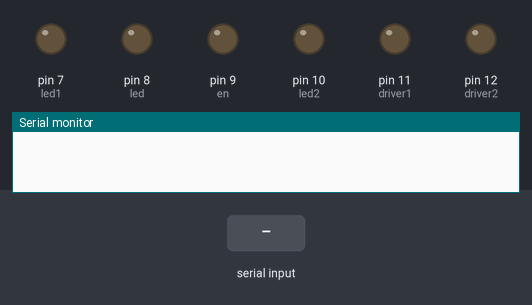
This sketch was run on a simulated Arduino Uno, built with avr-gcc and run on an emulated ATmega328P. On the bench: output pins drawn as LEDs (lit = HIGH), the last lines printed to the serial monitor. Inputs (shaded band) come from the test bench.

Above: at 1.2 s.
1.3 s: "1" received over Serial
At 2.3 s:
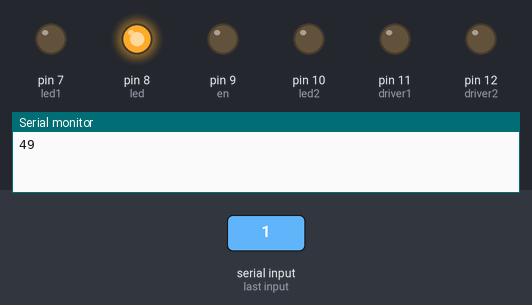
2.8 s: "2" received over Serial
At 3.5 s:
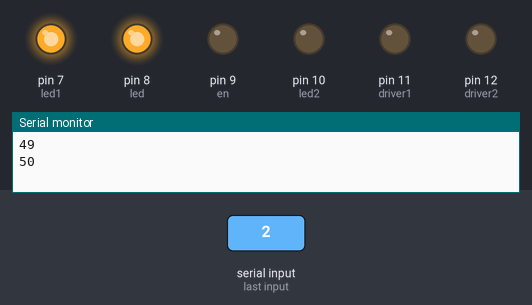
4.3 s: "0" received over Serial
At 4.6 s:
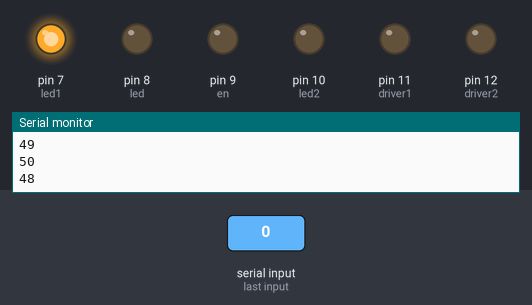
5.8 s: "4" received over Serial
At 6.9 s:
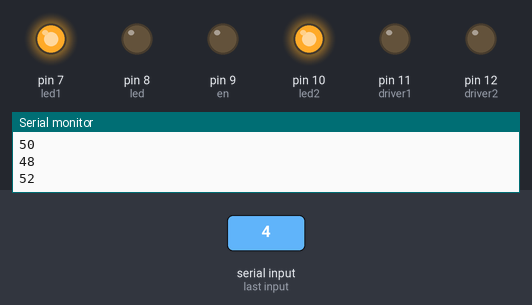
7.3 s: "3" received over Serial
At 8.1 s:
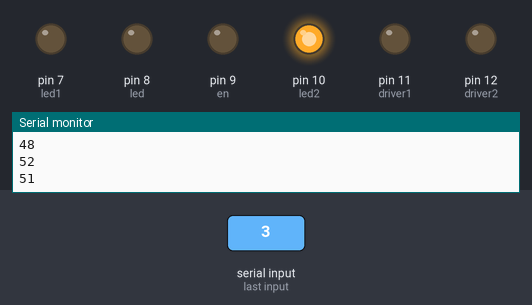
8.8 s: "6" received over Serial
At 9.2 s:
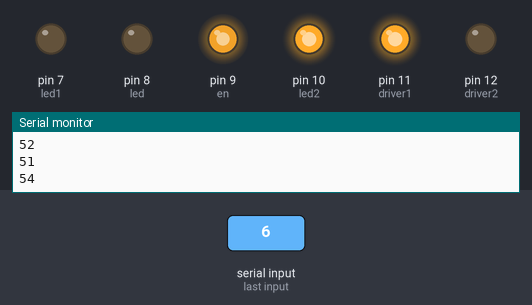
Timing chart, 0 to 11.3 s (numbered marks = the images above; inputs shaded):
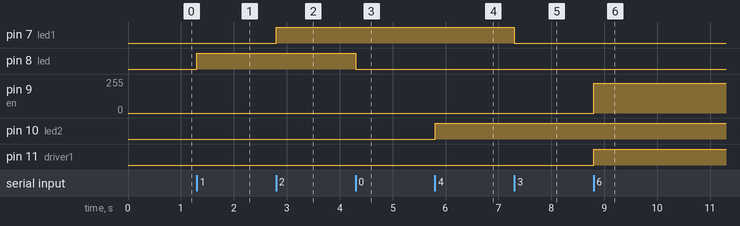

Measured:
- after the input at 1.3 s, pin 8 (led): LOW → HIGH at once
- after the input at 2.8 s, pin 7 (led1): LOW → HIGH at once
- after the input at 4.3 s, pin 8 (led): HIGH → LOW at once
- after the input at 5.8 s, pin 10 (led2): LOW → HIGH at once
- after the input at 7.3 s, pin 7 (led1): HIGH → LOW at once
- after the input at 8.8 s, pin 9 (en): 0/255 → 225/255 at once; pin 11 (driver1): LOW → HIGH at once

The sketch:

bluthooth_senor_led_and_fan_controling_on_app.ino
```cpp
int led = 8;
int led1 = 7;
int led2 = 10;
int driver1 = 11; // in1 pin
int driver2 = 12; // in2 pin
int en=9; // speed control pin
int data;
int speed=225;

void setup() {
  Serial.begin(9600);
  pinMode(led, OUTPUT);
  pinMode(led1, OUTPUT);
  pinMode(led2, OUTPUT);
  pinMode(driver1, OUTPUT);
  pinMode(driver2, OUTPUT);

}

void loop() {
  while (Serial.available() > 0) {
    data = Serial.read();
    Serial.println(data);

    if (data == '1') {
      digitalWrite(led, HIGH);
    }
    if (data == '0') {
      digitalWrite(led, LOW);
    }
        if (data == '2') {
      digitalWrite(led1, HIGH);
    }
    if (data == '3') {
      digitalWrite(led1, LOW);
    }
      if (data == '4') {
      digitalWrite(led2, HIGH);
    }
    if (data == '5') {
      digitalWrite(led2, LOW);
    }
    if (data == '6') {
      analogWrite(en,speed);
      digitalWrite(driver1, HIGH);

    }
    if (data == '7') {
      digitalWrite(driver1, LOW);
    }

  }
}
```
